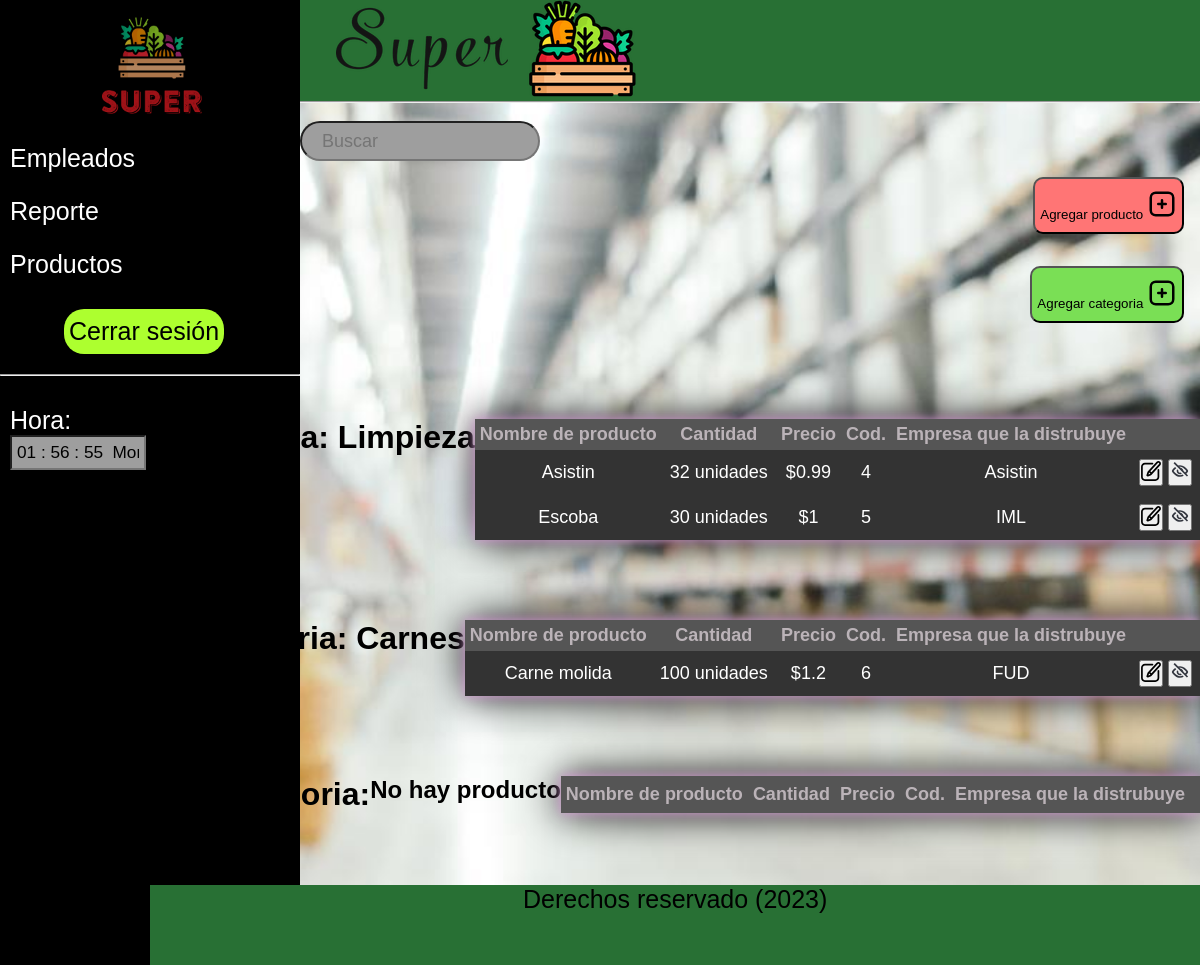
Screenshot of /php/adminProductos.php with the database file from the repository.
### tables this page shows
CREATE TABLE `categorias` (
  `ID` int(11) NOT NULL,
  `Nombre` varchar(200) NOT NULL
);

CREATE TABLE `productos` (
  `IDproducto` int(11) NOT NULL,
  `Nombre` varchar(200) NOT NULL,
  `Descripcion` varchar(500) NOT NULL,
  `proveedor` varchar(200) NOT NULL,
  `Cantidad` int(200) NOT NULL,
  `Precio` float NOT NULL,
  `IDcategoria` int(11) NOT NULL,
  `visible` tinyint(1) NOT NULL DEFAULT 1
);

### php/adminProductos.php (the view, shortened to what this page needs)
<?php
include "conexion.php";
$categoriaResult = mysqli_query($conn, "Select * from categorias");
$misCategorias = [];
while ($categoria = mysqli_fetch_assoc($categoriaResult)) {
    $misCategorias[] = $categoria;
}
?>
<!DOCTYPE html>
<html lang="en">
<head>
    <link rel="stylesheet" href="../css/Menúlateral.css">
    <link rel="stylesheet" href="../css/AdminProductos.css">
    <link rel="stylesheet" href="../css/modalStyle.css">
</head>
<body onload="mueveReloj()" background="../Imagenes/Imagenes-Empleado/fondo.avif">
    <header>
        <img src="../Imagenes/Imagenes-Empleado/holax2.png" alt="">
        <hr>
    </header>
    <section class="container">
        <div class="fondo">
            <img src="../Imagenes/Imagenes-Empleado/hola.png" alt="logo" width="100">
            <br>
            <ul>
                <li> <a href="../php/AdminEmpleados.php">Empleados</li></a>
                <li> <a href="../php/table.php">Reporte</a></li>
                <li><a href="../php/adminProductos.php">Productos</a></li>
                <br>
                <a href="../php/logout.php"><input id="cerrar" type="button" value="Cerrar sesión" /></a>
                <br>
                <hr>
                <br>
                <li><a href="#">Hora:</a>
                    <form name="form_reloj">
                        <input type="text" name="reloj" size="10" onfocus="window.document.form_reloj.reloj.blur()">
                    </form>
                </li>
        </div>
    </section>
    <br>
    <div class="buscador">
        <input type="text" placeholder="Buscar" required>
    </div>
    <div class="btnAdd">
        <a href="../php/AgregarProducto.php"><button id="AddProd">Agregar producto </button></a>
    </div>
    <div class="btnAdd">
        <a href="../php/CrearCategoria.php"><button id="AddCat_2">Agregar categoria </button></a>
    </div>
    <?php foreach ($misCategorias as $cate) {
    ?>
        <div id="cont">
            <h1 class="">Categoria: <?= $cate["Nombre"] ?></h1>
            <table class="" border="0">
                <tr class="first">
                    <th>Nombre de producto</th>
                    <th>Cantidad</th>
                    <th>Precio</th>
                    <th>Cod.</th>
                    <th>Empresa que la distrubuye</th>
                    <th></th>
                </tr>
                <?php $misProductos = [] ?>
                <?php $categoriaID = $cate['ID'] ?>
                <?php $ProductosResult = mysqli_query($conn, "Select * from productos where IDcategoria = $categoriaID"); ?>
                <?php while ($producto = mysqli_fetch_assoc($ProductosResult)) {
                    $misProductos[] = $producto;
                } ?>
                <?php foreach ($misProductos as $producto) {
                ?>
                <tr>
                <td><?=$producto['Nombre'] ?></td>
                <td><?=$producto['Cantidad'] ?> unidades</td>
                <td>$<?=$producto['Precio'] ?> </td>
                <td><?=$producto['IDproducto'] ?></td>
                <td><?=$producto['proveedor']?></td>
                <td><a href="../php/EditarProducto.php?ID=<?=$producto["IDproducto"]?>"><button></button></a>
                    <a href="../php/ocultarProducto.php?ID=<?=$producto["IDproducto"]?>"><button></button></a>
                </td>
                </tr>
                <?php } ?>
                <?php if (empty($misProductos)) {
                ?>
                <h2>No hay producto</h2>
                <?php }
                ?>
            </table>
        </div>
    <?php } ?>
    <br>
    <br>
    <br>
    <br>
    <div class="contfoo">
        <footer>
            <p id="footer">Derechos reservado (2023)</p>
        </footer>
    </div>
</body>
</html>

### css/Menúlateral.css (style rules this page uses)
* { margin: 0; padding: 0; box-sizing: border-box; }
.container { position: fixed; height: 100%; bottom: 0px; }
.fondo { width: 300px; height: 100%; background: rgb(0, 0, 0); float: left; }
.fondo img { width: 100px; display: block; margin-top: 15px; margin-left: 6.4rem; opacity: 0.7; }
.fondo ul li { list-style: none; padding: 12px 10px; }
a { text-decoration: none; color: rgb(255, 255, 255); font-size: 25px; }
p { text-decoration: none; color: rgb(255, 255, 255); font-size: 25px; }
p { color: white; }
.buscador { margin-left: 25%; padding: -5px; }
.buscador input { width: 240px; height: 40px; padding: 0 20px; font-size: 18px; color: black; outline: none; border-radius: 30px; }
#cerrar { border: 5px; font-size: 25px; background-color: greenyellow; margin-left: 4rem; margin-bottom: 20px; border-radius: 20px; height: 45px; width: 10rem; }
input { font-size: 17.2px; padding: 5px; background-color: rgb(158, 158, 158); }

### css/AdminProductos.css (style rules this page uses)
* { margin: 0; padding: 0; }
body { background-attachment: fixed; background-color: black; background-size: cover; background-repeat: no-repeat; }
header img { position: relative; left: 21rem; }
header { background-color: #287034; }
#cont { display: flex; justify-content: flex-end; margin-top: 10vh; }
.btnAdd { display: flex; justify-content: flex-end; padding: 2vh; margin: 0; }
#AddCat_2 { font-family: 'Trebuchet MS', 'Lucida Sans Unicode', 'Lucida Grande', 'Lucida Sans', Arial, sans-serif; padding: 10px 5px; background-color: rgb(122, 223, 85); border-radius: 10px; }
#AddProd { font-family: 'Trebuchet MS', 'Lucida Sans Unicode', 'Lucida Grande', 'Lucida Sans', Arial, sans-serif; padding: 10px 5px; background-color: rgb(255, 117, 117); border-radius: 10px; }
table { justify-content: end; font-size: 18px; border-color: rgb(255, 255, 255); box-shadow: 0 0 10px plum, 0 0 40px; border-spacing: 0ch; text-align: center; font-family: 'Courier New', Courier, monospace; }
th { color: rgb(187, 179, 184); padding: 5px; background-color: rgb(85, 85, 85); }
td { padding: 8px; color: white; background-color: rgb(51, 51, 51); }
#footer { color: black; text-align: center; }
.contfoo { display: flex; justify-content: flex-end; }
footer { width: 65.6rem; position: relative; height: 10vh; background-color: #287034; }

### css/modalStyle.css (style rules this page uses)
* { font-family: Arial, Helvetica, sans-serif; }

### rows the page displays
categorias: Nombre "Limpieza"
productos: Nombre "Asistin", Cantidad "32", Precio "0.99", IDproducto "4", proveedor "Asistin"
productos: Nombre "Escoba", Cantidad "30", Precio "1", IDproducto "5", proveedor "IML"
categorias: Nombre "Carnes"
productos: Nombre "Carne molida", Cantidad "100", Precio "1.2", IDproducto "6", proveedor "FUD"
categorias: shows "No hay producto"
